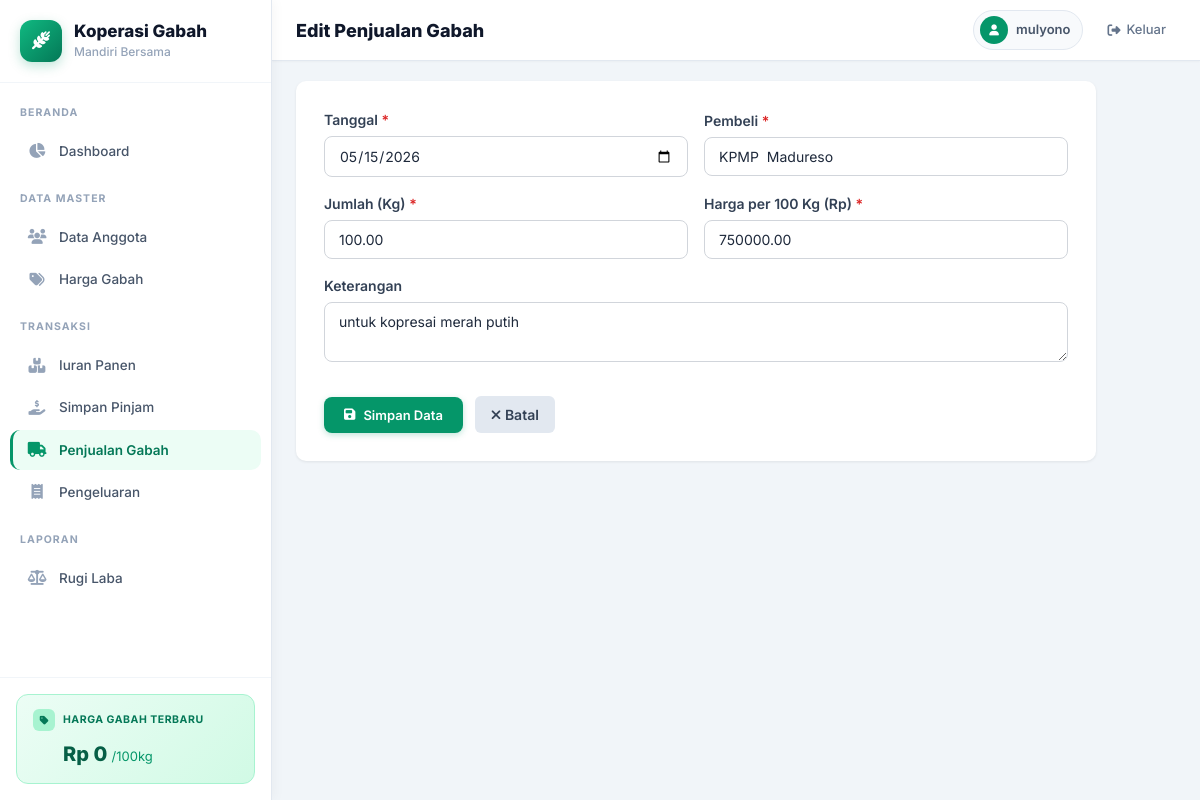
Page /penjualan/update/1/ (signed in) on the committed database.
### app_gabah/models.py (models this page shows, shortened)
class PenjualanGabah(models.Model):
    tanggal = models.DateField(verbose_name='Tanggal Penjualan')
    jumlah_kg = models.DecimalField(max_digits=10, decimal_places=2, verbose_name='Jumlah (kg)')
    harga_per_100kg = models.DecimalField(
        max_digits=12, decimal_places=2, verbose_name='Harga per 100 kg (Rp)'
    )
    total_rp = models.DecimalField(
        max_digits=15, decimal_places=2, verbose_name='Total (Rp)',
        help_text='Otomatis dihitung: (jumlah_kg / 100) × harga_per_100kg'
    )
    pembeli = models.CharField(max_length=200, verbose_name='Nama Pembeli')
    keterangan = models.TextField(blank=True, verbose_name='Keterangan')
    class Meta:
        ordering = ['-tanggal']
        verbose_name = 'Penjualan Gabah'
        verbose_name_plural = 'Penjualan Gabah'

### app_gabah/views.py (the view)
# urls.py: path('penjualan/update/<int:pk>/', views.penjualan_update, name='penjualan_update'),
@login_required
def penjualan_update(request, pk):
    obj = get_object_or_404(PenjualanGabah, pk=pk)
    if request.method == 'POST':
        form = PenjualanGabahForm(request.POST, instance=obj)
        if form.is_valid():
            form.save()
            messages.success(request, 'Data penjualan berhasil diperbarui!')
            return redirect('penjualan_list')
    else:
        form = PenjualanGabahForm(instance=obj)
    return render(request, 'app_gabah/penjualan_form.html', {'form': form, 'title': 'Edit Penjualan Gabah'})

### app_gabah/forms.py (shortened to what this page needs)
class PenjualanGabahForm(forms.ModelForm):
    class Meta:
        model = PenjualanGabah
        fields = ['tanggal', 'jumlah_kg', 'harga_per_100kg', 'pembeli', 'keterangan']
        widgets = {
            'tanggal': forms.DateInput(attrs={'class': 'fi', 'type': 'date'}, format='%Y-%m-%d'),
            'jumlah_kg': forms.NumberInput(attrs={'class': 'fi', 'placeholder': 'Jumlah dalam kg'}),
            'harga_per_100kg': forms.NumberInput(attrs={'class': 'fi', 'placeholder': 'Harga per 100 kg'}),
            'pembeli': forms.TextInput(attrs={'class': 'fi', 'placeholder': 'Nama pembeli'}),
            'keterangan': forms.Textarea(attrs={'class': 'fi', 'rows': 2}),
        }
    def __init__(self, *args, **kwargs):
        super().__init__(*args, **kwargs)
        if self.instance and self.instance.pk and self.instance.tanggal:
            self.initial['tanggal'] = self.instance.tanggal.strftime('%Y-%m-%d')

### app_gabah/templates/app_gabah/penjualan_form.html (shortened to what this page needs)
{% extends "app_gabah/base.html" %}
{% block page_title %}{{ title }}{% endblock %}
{% block content %}
<div style="max-width:800px; background:#fff; padding:28px; border-radius:10px; box-shadow:0 1px 3px rgba(0,0,0,0.08);">
    <form method="post">
        <div class="fg" style="gap:16px; margin-bottom:16px;">
            <div style="flex:1;">
                <label style="display:block; margin-bottom:6px; font-weight:600; font-size:14px; color:#334155;">
                    Tanggal <span style="color:#dc2626;">*</span>
                </label>
                {{ form.tanggal }}
            </div>
            <div style="flex:1;">
                <label style="display:block; margin-bottom:6px; font-weight:600; font-size:14px; color:#334155;">
                    Pembeli <span style="color:#dc2626;">*</span>
                </label>
                {{ form.pembeli }}
            </div>
        </div>
        <div class="fg" style="gap:16px; margin-bottom:16px;">
            <div style="flex:1;">
                <label style="display:block; margin-bottom:6px; font-weight:600; font-size:14px; color:#334155;">
                    Jumlah (Kg) <span style="color:#dc2626;">*</span>
                </label>
                {{ form.jumlah_kg }}
            </div>
            <div style="flex:1;">
                <label style="display:block; margin-bottom:6px; font-weight:600; font-size:14px; color:#334155;">
                    Harga per 100 Kg (Rp) <span style="color:#dc2626;">*</span>
                </label>
                {{ form.harga_per_100kg }}
            </div>
        </div>
        <div style="margin-bottom:16px;">
            <label style="display:block; margin-bottom:6px; font-weight:600; font-size:14px; color:#334155;">
                Keterangan
            </label>
            {{ form.keterangan }}
        </div>
        <div class="fg" style="margin-top:28px; gap:12px;">
            <button type="submit" class="bp"><i class="fas fa-save"></i> Simpan Data</button>
            <a href="{% url 'penjualan_list' %}" style="padding:8px 16px; background:#e2e8f0; color:#334155; border-radius:6px; text-decoration:none; font-weight:600; font-size:14px;">
                <i class="fas fa-times"></i> Batal
            </a>
        </div>
    </form>
</div>
{% endblock %}

### app_gabah/templates/app_gabah/base.html (shortened to what this page needs)
{% load static %}
<!DOCTYPE html>
<html lang="id">
<head>
    <link rel="stylesheet" href="https://cdnjs.cloudflare.com/ajax/libs/font-awesome/6.5.1/css/all.min.css">
</head>
<body>
    <aside id="sidebar" class="sidebar">
        <div class="sb-logo">
            <div class="sb-logo-icon"><i class="fas fa-wheat-awn"></i></div>
            <div><h1>Koperasi Gabah</h1><p>Mandiri Bersama</p></div>
        </div>
        <nav class="sb-nav">
            {% url 'dashboard' as u1 %}
            {% url 'anggota_list' as u2 %}
            {% url 'iuran_list' as u3 %}
            {% url 'sp_list' as u4 %}
            {% url 'penjualan_list' as u5 %}
            {% url 'harga_list' as u6 %}
            {% url 'pengeluaran_list' as u7 %}
            {% url 'rugi_laba' as u8 %}
            <div class="sb-section">Beranda</div>
            <a href="{{ u1 }}" class="sb-link {% if request.path == u1 %}act{% endif %}"><i class="fas fa-chart-pie"></i>Dashboard</a>
            <div class="sb-section">Data Master</div>
            <a href="{{ u2 }}" class="sb-link {% if u2 in request.path %}act{% endif %}"><i class="fas fa-users"></i>Data Anggota</a>
            <a href="{{ u6 }}" class="sb-link {% if u6 in request.path %}act{% endif %}"><i class="fas fa-tags"></i>Harga Gabah</a>
            <div class="sb-section">Transaksi</div>
            <a href="{{ u3 }}" class="sb-link {% if u3 in request.path %}act{% endif %}"><i class="fas fa-boxes-stacked"></i>Iuran Panen</a>
            <a href="{{ u4 }}" class="sb-link {% if u4 in request.path %}act{% endif %}"><i class="fas fa-hand-holding-dollar"></i>Simpan Pinjam</a>
            <a href="{{ u5 }}" class="sb-link {% if u5 in request.path %}act{% endif %}"><i class="fas fa-truck"></i>Penjualan Gabah</a>
            <a href="{{ u7 }}" class="sb-link {% if u7 in request.path %}act{% endif %}"><i class="fas fa-receipt"></i>Pengeluaran</a>
            <div class="sb-section">Laporan</div>
            <a href="{{ u8 }}" class="sb-link {% if request.path == u8 %}act{% endif %}"><i class="fas fa-scale-balanced"></i>Rugi Laba</a>
        </nav>
        <div class="sb-widget">
            <div class="sb-widget-card">
                <div class="sw-label"><div class="sw-icon"><i class="fas fa-tag"></i></div><span>Harga Gabah Terbaru</span></div>
                <div class="sw-val">Rp {{ harga_terbaru|default:"0"|floatformat:0 }} <small>/100kg</small></div>
            </div>
        </div>
    </aside>
    <div class="main-area">
        <header class="topbar">
            <div class="topbar-left">
                <h2>{% block page_title %}Dashboard{% endblock %}</h2>
            </div>
            <div class="topbar-right">
                <div class="user-badge"><div class="av"><i class="fas fa-user"></i></div><span>{{ user.username }}</span></div>
                <a href="{% url 'logout' %}" class="logout-btn"><i class="fas fa-sign-out-alt"></i><span>Keluar</span></a>
            </div>
        </header>
        <main class="content">
            {% block content %}{% endblock %}
        </main>
    </div>
</body>
</html>

### rows in the picture
PenjualanGabah: tanggal "05/15/2026", pembeli "KPMP Madureso", jumlah_kg "100.00", harga_per_100kg "750000.00", keterangan "untuk kopresai merah putih"

### other values in the picture
{{ harga_terbaru|default:"0"|floatformat:0 }} "0"
{{ title }} "Edit Penjualan Gabah"
{{ user.username }} "mulyono"
